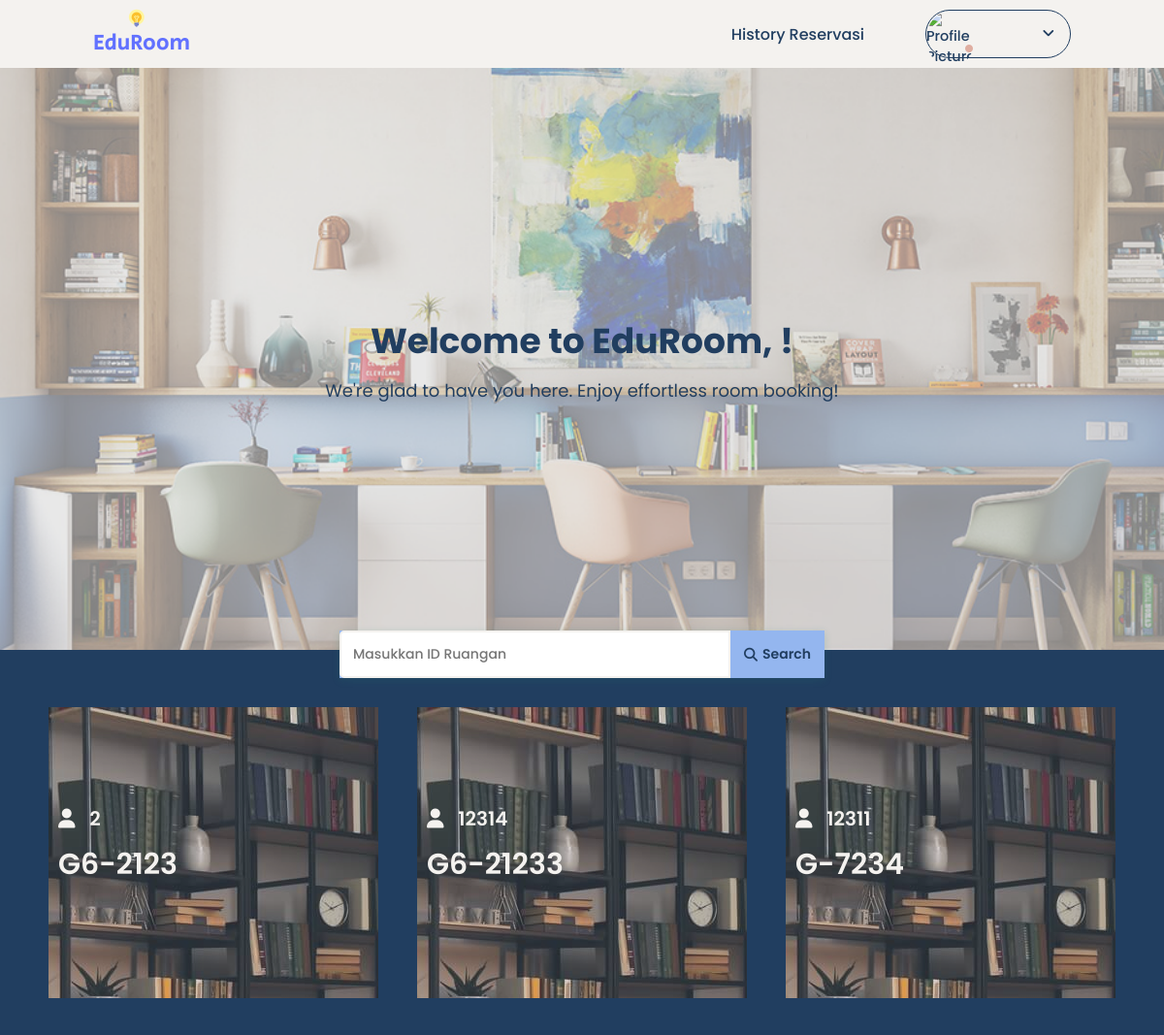
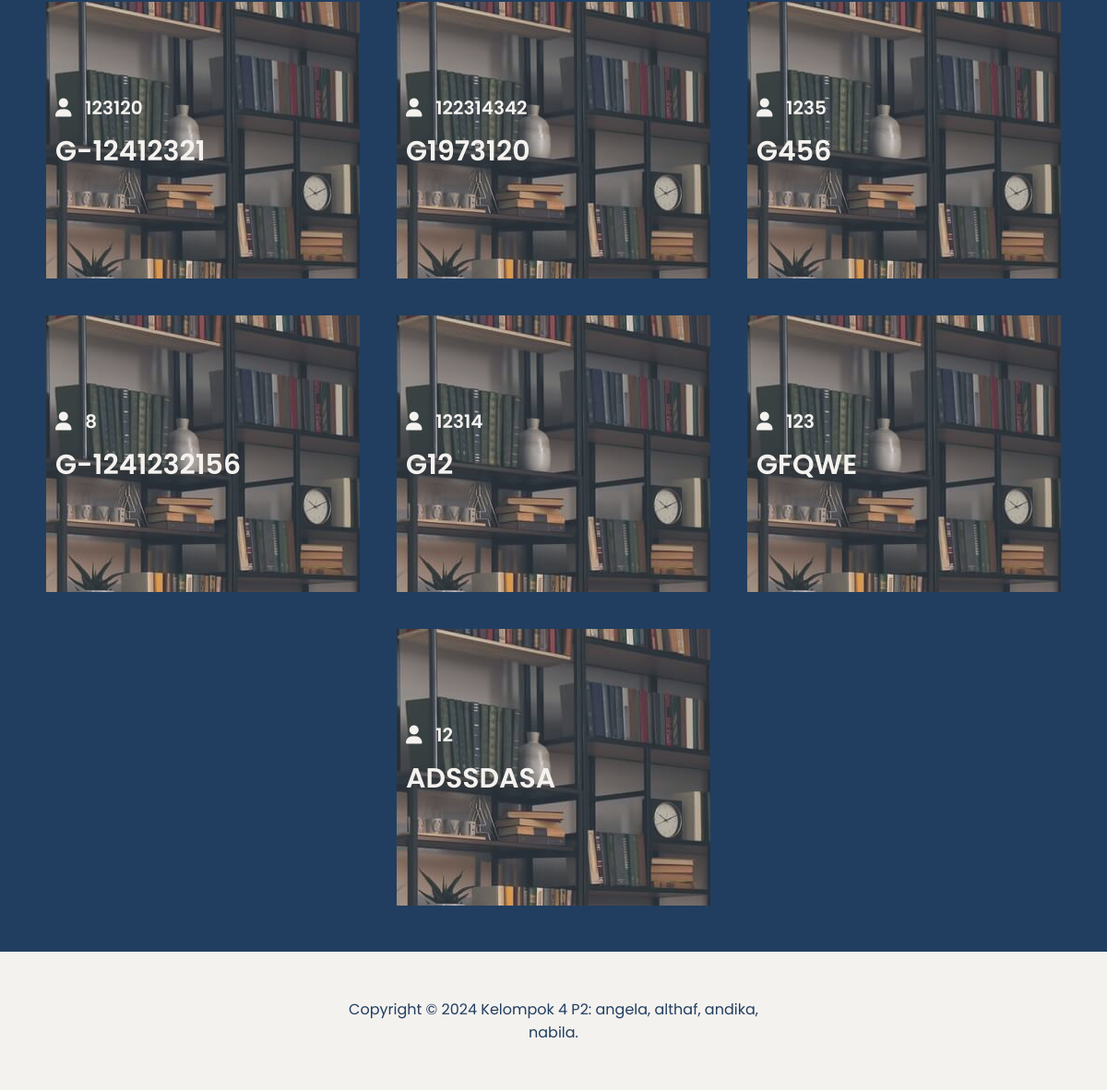
/Dashboard/ (signed in), run on an earlier commit of the app's database (2 pictures, top to bottom).
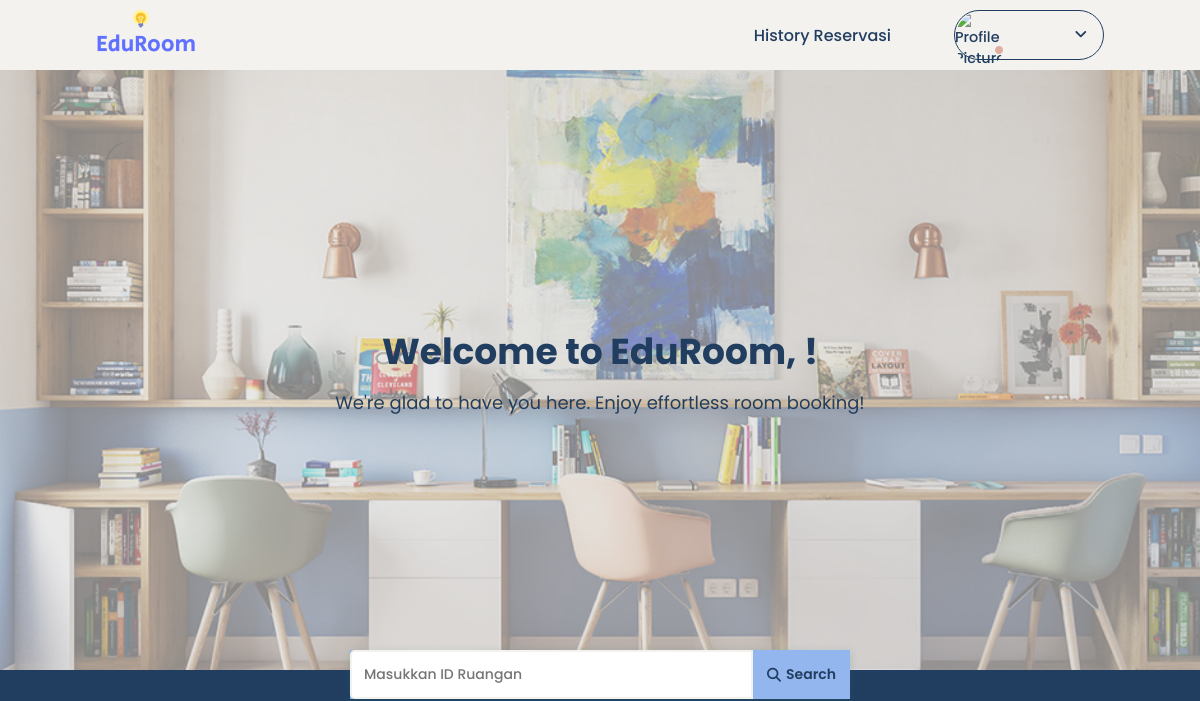
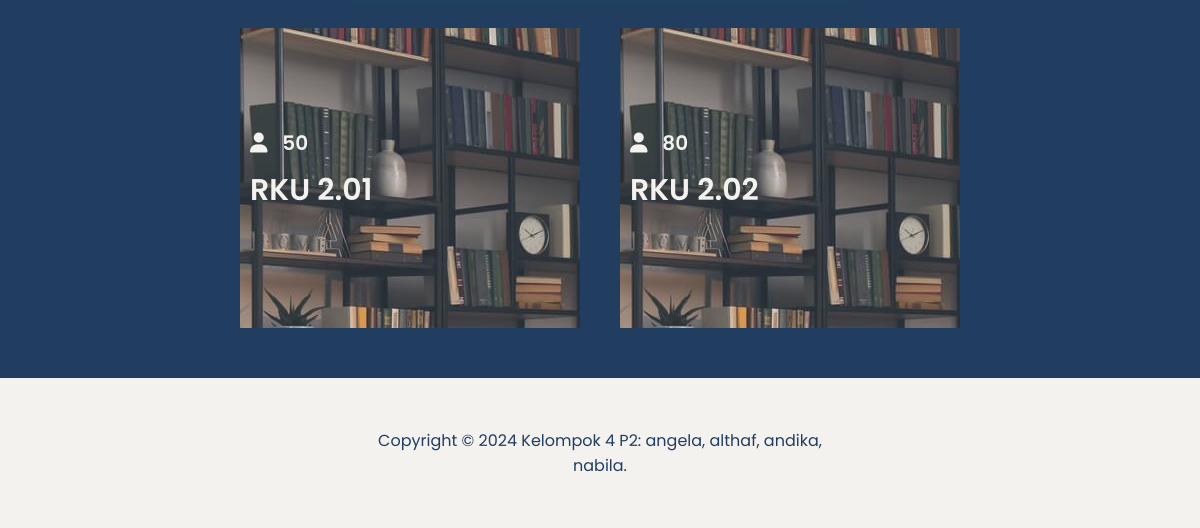
And on a later commit of the database (2 pictures, top to bottom).
### Room/models.py (models this page shows, shortened)
class Room(models.Model):
    IdRuangan = models.CharField(max_length=100, primary_key=True)
    NamaRuangan = models.CharField(max_length=100)
    Kapasitas = models.IntegerField()
    Lokasi = models.TextField(max_length=200)
    Foto = models.ImageField(upload_to='Room')

### Dashboard/views.py (the view)
# urls.py: path('', views.index),
@login_required
def index(request):
    ruangan  = Room.objects.all()
    user_profile = User_Profile.objects.filter(NIM__icontains=request.user).first()
    context = {
        "room": ruangan,
        "title" : "Eduroom",
        "nav": [
            ["/History","History Reservasi"],
        ],
        "profile": user_profile
    }
    return render(request, "Dashboard/index.html", context)

### Dashboard/templates/Dashboard/index.html (shortened to what this page needs)
{% load static %}
<!DOCTYPE html>
<html lang="en">
<head>
    <link rel="stylesheet" href="{% static 'css/homepageStyle.css' %}" />
    <link rel="stylesheet" href="https://cdnjs.cloudflare.com/ajax/libs/font-awesome/6.2.1/css/all.min.css" />
</head>
<body>
<header>
    <nav class="navbar">
        <img src="{% static 'img/logo2.png' %}" class="navbar-logo" alt="logo" />
        <ul class="navbar-list">
            {% for link, name in nav %}
                <li><a href="{{ link }}">{{ name }}</a></li>
            {% endfor %}
        </ul>
        <div class="profile-dropdown">
            <div onclick="toggle()" class="profile-dropdown-btn">
                <div class="profile-img" >
                    <img class="profile-img" src="{{ profile.profile_picture.url }}" alt="Profile Picture" />
                    <i class="fa-solid fa-circle"></i>
                </div>
                <span> {{profile.Nama}} <i class="fa-solid fa-angle-down"></i> </span>
            </div>
        </div>
    </nav>
    <section class="container">
        <div class="container-text">
            <h2>Welcome to EduRoom, {{profile.Nama}}!</h2>
            <p>We're glad to have you here. Enjoy effortless room booking!</p>
        </div>
    </section>
    <section class="wrapper">
        <form method="get" action="{% url 'hasilPencarian' %}">
            <div class="search">
                <input type="text" name="query" placeholder="Masukkan ID Ruangan" value="{{ query }}" onkeyup="search(event)">
                <button><i type= 'submit' class="fa-solid fa-magnifying-glass"></i> Search</button>
            </div>
        </form>
    </section>
</header>
<div class="card-container">
    <div class="row">
        {%if request.GET.query%}
            {% if queryset %}
                {% for ruangan in queryset %}
                    <div class="image">
                        <img src="{% static 'img/studyroom.jpg' %}" alt="">
                        <div class="details">
                            <h5><i class="fa fa-user"></i> {{ruangan.Kapasitas}}</h5>
                            <h2>{{ ruangan.IdRuangan }}</h2>
                            <p>{{ ruangan.NamaRuangan }}</p>
                            <div class="more">
                                <a class="read-more" href="{% url 'detailRuangan' %}?IdRuangan={{ ruangan.IdRuangan }}">Read More</a>
                                <div class="icon-links">
                                    <a href="#" data-link="https://kampusmerdeka.kemdikbud.go.id/"><i class="fa fa-paperclip"></i></a>
                                </div>
                            </div>
                        </div>
                    </div>
                {% endfor %}
            {% else %}
                <p style="color: white;">Tidak ada hasil yang ditemukan. <a style="color: white;" href="/Dashboard">Kembali tampilan awal</a></p>
            {% endif %}
        {%else%}
            {% for ruangan in room %}
                <div class="image">
                    <img src="{% static 'img/studyroom.jpg' %}" alt="">
                    <div class="details">
                        <h5><i class="fa fa-user"></i> {{ruangan.Kapasitas}}</h5>
                        <h2>{{ ruangan.IdRuangan }}</h2>
                    </div>
                </div>
            {% endfor %}
        {% endif %}
    </div>
</div>
<footer>
    <div class="wrapper">
        <p class="copyright">Copyright © 2024 Kelompok 4 P2: angela, althaf, andika, nabila.</p>
    </div>
</footer>
</body>
</html>

What changed in the data, as far as the page shows it:
removed Room: Kapasitas "2", IdRuangan "G6-2123"
removed Room: Kapasitas "12314", IdRuangan "G6-21233"
removed Room: Kapasitas "12311", IdRuangan "G-7234"
removed Room: Kapasitas "123120", IdRuangan "G-12412321"
removed Room: Kapasitas "122314342", IdRuangan "G1973120"
removed Room: Kapasitas "1235", IdRuangan "G456"
removed Room: Kapasitas "8", IdRuangan "G-1241232156"
removed Room: Kapasitas "12314", IdRuangan "G12"
removed Room: Kapasitas "123", IdRuangan "GFQWE"
removed Room: Kapasitas "12", IdRuangan "ADSSDASA"
added Room: Kapasitas "50", IdRuangan "RKU 2.01"
added Room: Kapasitas "80", IdRuangan "RKU 2.02"
